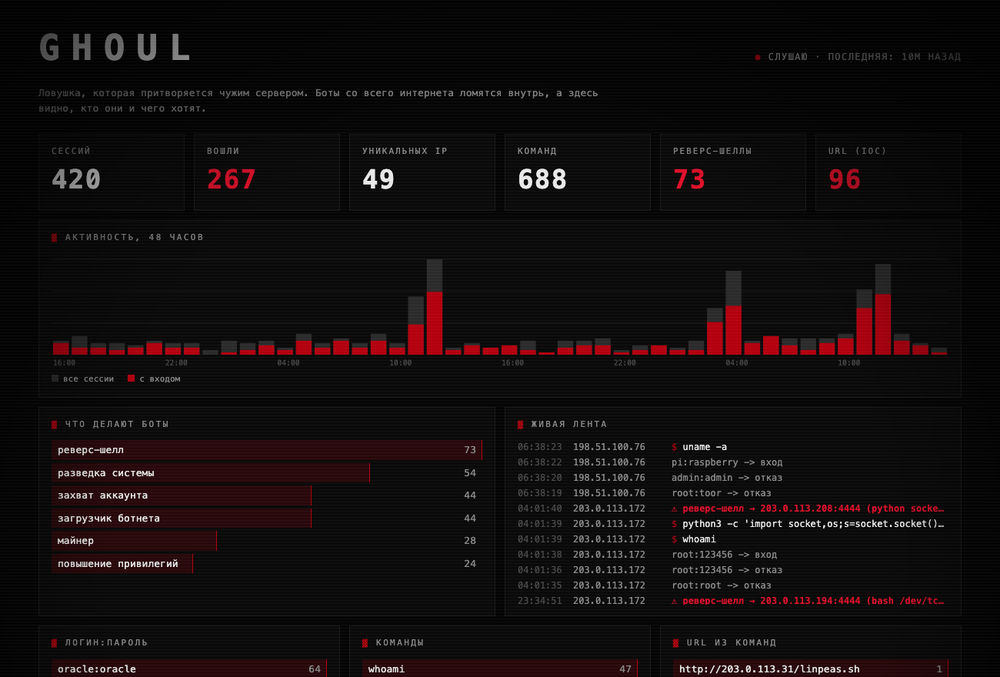
#> input picture assets/src/ghoul.png, 1000 x 677 px, shrunk from 1300 x 880 before the run; its folder holds 4 pictures in this run
$ python make_assets.py
#> lines starting #> are read from the running program, lines starting #| are printed output that depends on the picture
#> (the call stopped at in gh_json, `out = subprocess.run(["gh", *args], capture_output=True, text=True)`: subprocess is not available in this run)
"""Генерирует оформление профиля: карточки проектов, разделители и подвал (SVG), рамки для скриншотов.
Запуск: python3 scripts/make_assets.py. Зависимость только у рамок: Pillow."""
from pathlib import Path
from xml.sax.saxutils import escape

ROOT = Path(__file__).resolve().parent.parent
ASSETS = ROOT / "assets"
RED, TEXT, DIM, FAINT, PANEL, LINE = "#b3000f", "#e8e8e8", "#8a8a8a", "#707070", "#0b0b0b", "#2a2a2a"

PROJECTS = [
    ("citadel", "шлюз безопасности MCP-агентов", "политики, taint tracking, бенчмарк атак", "typescript · mcp", "50 тестов"),
    ("basilisk", "аудит MCP и инструментов LLM", "инъекции, скрытые символы, подмена", "typescript · sarif", "65 тестов"),
    ("ghoul", "SSH-ловушка с живым дашбордом", "пароли, команды и реверс-шеллы ботов", "python · asyncssh", "29 тестов"),
    ("shroud", "детектор стеганографии", "хвост файла, метаданные, LSB, RS-анализ", "python · numpy", "24 теста"),
    ("silhouette", "монитор поверхности атаки", "поддомены, висячие CNAME, оценка A–F", "python · dnspython", "53 теста"),
    ("wyrm", "coverage-guided фаззер", "persistent-режим, воркеры, дедупликация", "c++ · asan", "39 тестов"),
]

STYLE = """<style>
    text { font-family: 'Courier New', Menlo, Consolas, monospace; }
    .jit { animation: jit 4.2s infinite steps(1); }
    .blink { animation: blink 1.1s infinite steps(1); }
    @keyframes jit { 0%,93%,100%{transform:translate(0,0)} 94%{transform:translate(-3px,1px)} 96%{transform:translate(2px,0)} 98%{transform:translate(-1px,0)} }
    @keyframes blink { 0%,49%{opacity:1} 50%,100%{opacity:0} }
  </style>"""


def card(name: str, title: str, line: str, tags: str, tests: str) -> str:
    return f"""<svg xmlns="http://www.w3.org/2000/svg" viewBox="0 0 400 128" width="400" height="128" role="img" aria-label="{escape(name)}: {escape(title)}">
  <title>{escape(name)}: {escape(title)}</title>
  <defs>
    <pattern id="scan" width="4" height="4" patternUnits="userSpaceOnUse"><rect width="4" height="1" fill="#fff" opacity="0.04"/></pattern>
    {STYLE}
  </defs>
  <rect x="0.5" y="0.5" width="399" height="127" rx="2" fill="{PANEL}" stroke="{LINE}"/>
  <rect x="0" y="0" width="4" height="128" fill="{RED}"/>
  <g class="jit"><text x="24" y="40" font-size="22" font-weight="700" fill="{TEXT}" letter-spacing="3">{escape(name.upper())}</text></g>
  <text x="24" y="64" font-size="13" fill="{TEXT}">{escape(title)}</text>
  <text x="24" y="84" font-size="11.5" fill="{DIM}">{escape(line)}</text>
  <text x="24" y="110" font-size="11" fill="{FAINT}">{escape(tags)}</text>
  <text x="376" y="110" font-size="11" fill="{DIM}" text-anchor="end">{escape(tests)}</text>
  <text x="376" y="40" font-size="14" fill="{RED}" text-anchor="end">&gt;<tspan class="blink">_</tspan></text>
  <rect width="400" height="128" fill="url(#scan)"/>
</svg>
"""


def divider() -> str:
    return f"""<svg xmlns="http://www.w3.org/2000/svg" viewBox="0 0 830 22" width="830" height="22" role="presentation" aria-hidden="true">
  <defs>
    <linearGradient id="g" x1="0" x2="1"><stop offset="0" stop-color="{RED}" stop-opacity="0"/><stop offset="0.5" stop-color="{RED}"/><stop offset="1" stop-color="{RED}" stop-opacity="0"/></linearGradient>
    <style>
      text {{ font-family: 'Courier New', Menlo, Consolas, monospace; }}
      .a {{ animation: f 3.1s infinite steps(1); }} .b {{ animation: f 2.3s infinite steps(1) 0.7s; }}
      @keyframes f {{ 0%,86%,100%{{opacity:1}} 90%{{opacity:.15}} 94%{{opacity:.7}} }}
    </style>
  </defs>
  <rect x="0" y="10.5" width="830" height="1" fill="url(#g)"/>
  <g class="a"><text x="388" y="15" font-size="12" fill="{RED}">▓</text></g>
  <g class="b"><text x="402" y="15" font-size="12" fill="{DIM}">▒</text></g>
  <text x="416" y="15" font-size="12" fill="{FAINT}">░</text>
</svg>
"""


def footer() -> str:
    return f"""<svg xmlns="http://www.w3.org/2000/svg" viewBox="0 0 1200 140" width="1200" height="140" role="img" aria-label="exit 0">
  <title>exit 0</title>
  <defs>
    <pattern id="scan" width="4" height="4" patternUnits="userSpaceOnUse"><rect width="4" height="1" fill="#fff" opacity="0.045"/></pattern>
    <radialGradient id="vig" cx="50%" cy="50%" r="75%"><stop offset="55%" stop-color="#000" stop-opacity="0"/><stop offset="100%" stop-color="#000" stop-opacity="0.9"/></radialGradient>
    <style>
      text {{ font-family: 'Courier New', Menlo, Consolas, monospace; }}
      .blink {{ animation: blink 1.1s infinite steps(1); }} .jit {{ animation: jit 3.6s infinite steps(1); }}
      @keyframes blink {{ 0%,49%{{opacity:1}} 50%,100%{{opacity:0}} }}
      @keyframes jit {{ 0%,92%,100%{{transform:translate(0,0)}} 93%{{transform:translate(-5px,1px)}} 95%{{transform:translate(4px,0)}} 97%{{transform:translate(-2px,0)}} }}
    </style>
  </defs>
  <rect width="1200" height="140" fill="#050505"/>
  <rect x="1" y="1" width="1198" height="138" fill="none" stroke="#3a3a3a" stroke-width="2"/>
  <text x="40" y="34" font-size="12" fill="#d9d9d9" opacity="0.6">0x4748554C ░▒▓█ exit 0</text>
  <g class="jit"><text x="600" y="76" text-anchor="middle" font-size="30" font-weight="700" fill="{TEXT}" letter-spacing="10">MISXNTHROPY</text></g>
  <text x="600" y="106" text-anchor="middle" font-size="15" fill="{DIM}" letter-spacing="6">DEFENSE · DETECTION · AI AGENT SECURITY</text>
  <text x="1160" y="122" text-anchor="end" font-size="16" fill="{RED}">&gt; <tspan class="blink">█</tspan></text>
  <rect width="1200" height="140" fill="url(#scan)"/>
  <rect width="1200" height="140" fill="url(#vig)"/>
</svg>
"""


def frame_images() -> None:
    """Тонкая серая рамка 2 px: на чёрном фоне едва заметна, а на белом странице светлой темы не даёт картинке «висеть коробкой»."""
    from PIL import Image
    for name in ("ghoul", "shroud", "silhouette", "wyrm", "basilisk", "citadel"):
        path = ASSETS / f"{name}.png"
        if not path.exists():
            continue
        src = ASSETS / "src" / f"{name}.png"
        src.parent.mkdir(exist_ok=True)
        if not src.exists():
            src.write_bytes(path.read_bytes())  # оригинал без рамки хранится рядом, чтобы повторный запуск не рисовал рамку поверх рамки
        im = Image.open(src).convert("RGB")
#> im is the input picture: PIL image 1000x677 RGB; mean R, G, B 18.1, 12.9, 13.4
        out = Image.new("RGB", (im.width + 4, im.height + 4), (58, 58, 58))
#> out: PIL image 1004x681 RGB; every value is 58
        out.paste(im, (2, 2))
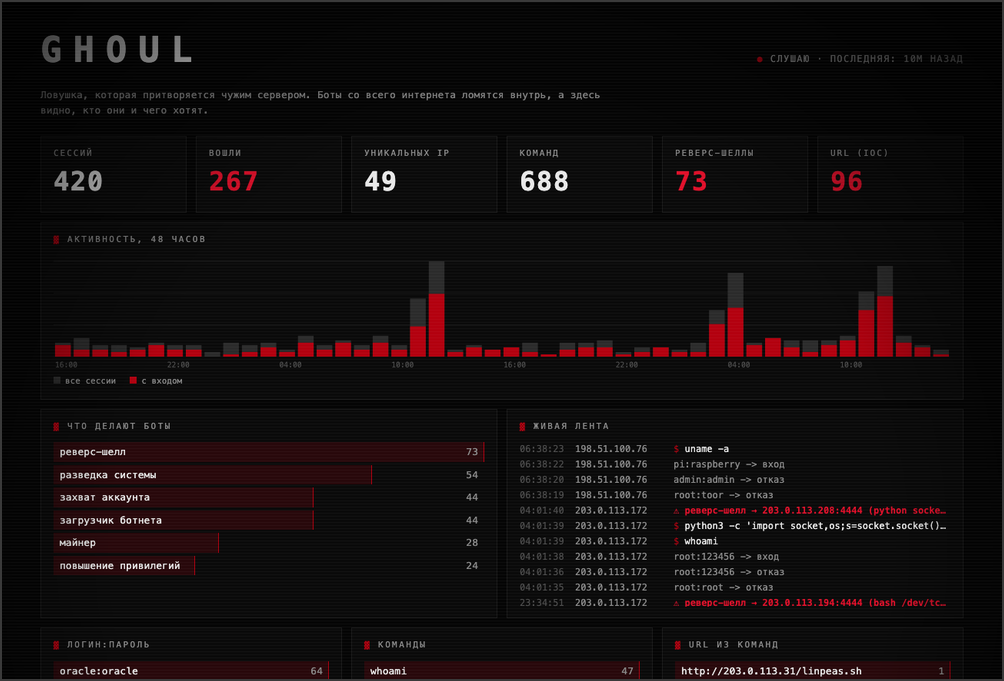
#> out: PIL image 1004x681 RGB; mean R, G, B 18.5, 13.4, 13.8
        out.save(path, optimize=True)
#> pass 2 of the loop in frame_images, `for name in ("ghoul", "shroud", "silhouette", "wyrm", "basilisk", "cit..`:
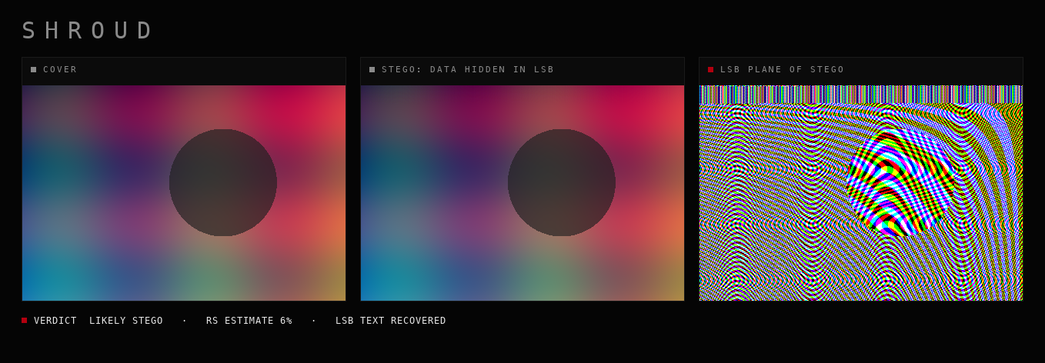
#> input picture assets/src/shroud.png, 1045 x 363 px, shrunk from 1358 x 472 before the run
#> in frame_images, im is the input picture: PIL image 1045x363 RGB; mean R, G, B 65.7, 52.8, 60.6
#> in frame_images, `out.paste(im, (2, 2))`:
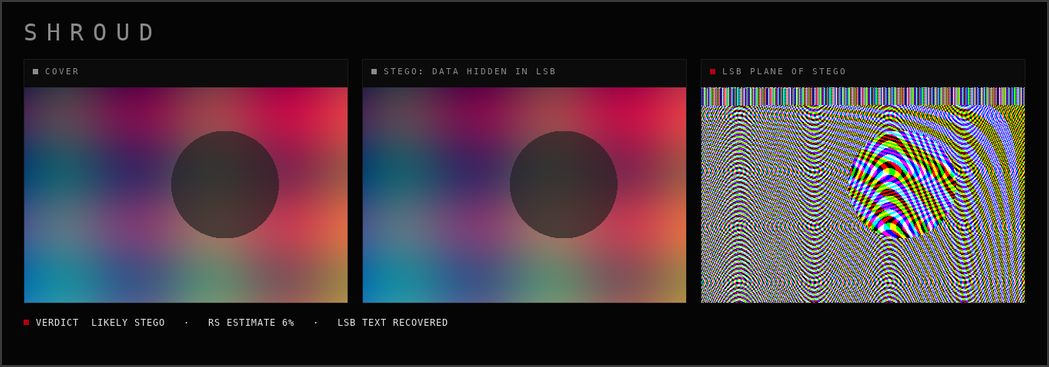
#> out: PIL image 1049x367 RGB; mean R, G, B 65.6, 52.9, 60.5


def gh_json(*args: str):
    import json, subprocess
    out = subprocess.run(["gh", *args], capture_output=True, text=True)
    return json.loads(out.stdout) if out.returncode == 0 and out.stdout.strip() else None


def stats_svg() -> str:
    """Собственная карточка статистики: числа берутся из GitHub API и из таблицы PROJECTS, внешних сервисов нет."""
    names = [p[0] for p in PROJECTS]
    langs: dict[str, int] = {}
    commits = 0
    for n in names:
        for lang, size in (gh_json("api", f"repos/rephuren/{n}/languages") or {}).items():
            langs[lang] = langs.get(lang, 0) + size
        data = gh_json("api", "graphql", "-f", f'query={{repository(owner:"rephuren",name:"{n}"){{defaultBranchRef{{target{{... on Commit{{history{{totalCount}}}}}}}}}}}}')
        try:
            commits += data["data"]["repository"]["defaultBranchRef"]["target"]["history"]["totalCount"]
        except (TypeError, KeyError):
            pass
    tests = sum(int(p[4].split()[0]) for p in PROJECTS)
    shown = [(k, v) for k, v in sorted(langs.items(), key=lambda kv: -kv[1]) if k not in ("Makefile", "CMake", "Shell", "Dockerfile")][:5]
    total = sum(v for _, v in shown) or 1
    shown = [(k, v) for k, v in shown if v / total >= 0.01]  # мелочь меньше процента на карточке только шумит
    total = sum(v for _, v in shown) or 1
    colors = [RED, TEXT, DIM, "#555555", "#2e2e2e"]
    bar, legend, x = [], [], 24.0
    for i, (lang, size) in enumerate(shown):
        w = 782.0 * size / total
        bar.append(f'<rect x="{x:.1f}" y="150" width="{max(w - 2, 1):.1f}" height="8" fill="{colors[i]}"/>')
        x += w
        legend.append(f'<rect x="{24 + i * 156}" y="178" width="9" height="9" fill="{colors[i]}"/><text x="{40 + i * 156}" y="187" font-size="12" fill="{TEXT}">{escape(lang)}</text><text x="{40 + i * 156}" y="203" font-size="11" fill="{DIM}">{100 * size / total:.0f}%</text>')
    numbers = [(str(len(names)), "проектов"), (str(tests), "тестов"), (str(len(names)), "релизов"), (str(commits), "коммитов")]
    cells = "".join(
        f'<g class="n"><text x="{24 + i * 200}" y="88" font-size="46" font-weight="700" fill="{RED if i == 1 else TEXT}">{escape(v)}</text>'
        f'<text x="{24 + i * 200}" y="112" font-size="12" fill="{DIM}" letter-spacing="2">{escape(label.upper())}</text></g>'
        for i, (v, label) in enumerate(numbers)
    )
    return f"""<svg xmlns="http://www.w3.org/2000/svg" viewBox="0 0 830 224" width="830" height="224" role="img" aria-label="статистика: {len(names)} проектов, {tests} тестов, {commits} коммитов">
  <title>статистика профиля</title>
  <defs><pattern id="scan" width="4" height="4" patternUnits="userSpaceOnUse"><rect width="4" height="1" fill="#fff" opacity="0.04"/></pattern>{STYLE}</defs>
  <rect x="0.5" y="0.5" width="829" height="223" rx="2" fill="{PANEL}" stroke="{LINE}"/>
  <rect x="0" y="0" width="4" height="224" fill="{RED}"/>
  <text x="24" y="36" font-size="13" fill="{DIM}" letter-spacing="3">СТАТИСТИКА</text>
  <text x="806" y="36" font-size="14" fill="{RED}" text-anchor="end">&gt;<tspan class="blink">_</tspan></text>
  {cells}
  <text x="24" y="140" font-size="11" fill="{FAINT}" letter-spacing="2">ЯЗЫКИ ПО ДАННЫМ GITHUB</text>
  {"".join(bar)}
  {"".join(legend)}
  <rect width="830" height="224" fill="url(#scan)"/>
</svg>
"""


def main() -> None:
    cards = ASSETS / "cards"
    cards.mkdir(exist_ok=True)
    for name, title, line, tags, tests in PROJECTS:
        (cards / f"{name}.svg").write_text(card(name, title, line, tags, tests), encoding="utf-8")
    (ASSETS / "divider.svg").write_text(divider(), encoding="utf-8")
    (ASSETS / "footer.svg").write_text(footer(), encoding="utf-8")
    (ASSETS / "stats.svg").write_text(stats_svg(), encoding="utf-8")
    try:
        frame_images()
    except ImportError:
        print("Pillow не установлен: рамки для скриншотов пропущены")
    print("готово")


if __name__ == "__main__":
    main()
